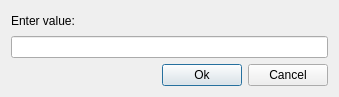
<?xml version="1.0" encoding="UTF-8"?>
<ui version="4.0">
 <class>AdditionalWindow</class>
 <widget class="QDialog" name="AdditionalWindow">
  <property name="geometry">
   <rect>
    <x>0</x>
    <y>0</y>
    <width>339</width>
    <height>97</height>
   </rect>
  </property>
  <property name="windowTitle">
   <string/>
  </property>
  <layout class="QHBoxLayout" name="horizontalLayout_2">
   <item>
    <layout class="QVBoxLayout" name="verticalLayout_2">
     <item>
      <layout class="QVBoxLayout" name="verticalLayout">
       <item>
        <widget class="QLabel" name="label">
         <property name="text">
          <string>Enter value:</string>
         </property>
        </widget>
       </item>
       <item>
        <widget class="QLineEdit" name="lineEdit"/>
       </item>
      </layout>
     </item>
     <item>
      <layout class="QHBoxLayout" name="horizontalLayout">
       <item>
        <spacer name="horizontalSpacer">
         <property name="orientation">
          <enum>Qt::Horizontal</enum>
         </property>
         <property name="sizeHint" stdset="0">
          <size>
           <width>40</width>
           <height>20</height>
          </size>
         </property>
        </spacer>
       </item>
       <item>
        <widget class="QPushButton" name="pushButton_2">
         <property name="text">
          <string>Ok</string>
         </property>
        </widget>
       </item>
       <item>
        <widget class="QPushButton" name="pushButton">
         <property name="text">
          <string>Cancel</string>
         </property>
        </widget>
       </item>
      </layout>
     </item>
    </layout>
   </item>
  </layout>
 </widget>
 <resources/>
 <connections/>
</ui>
